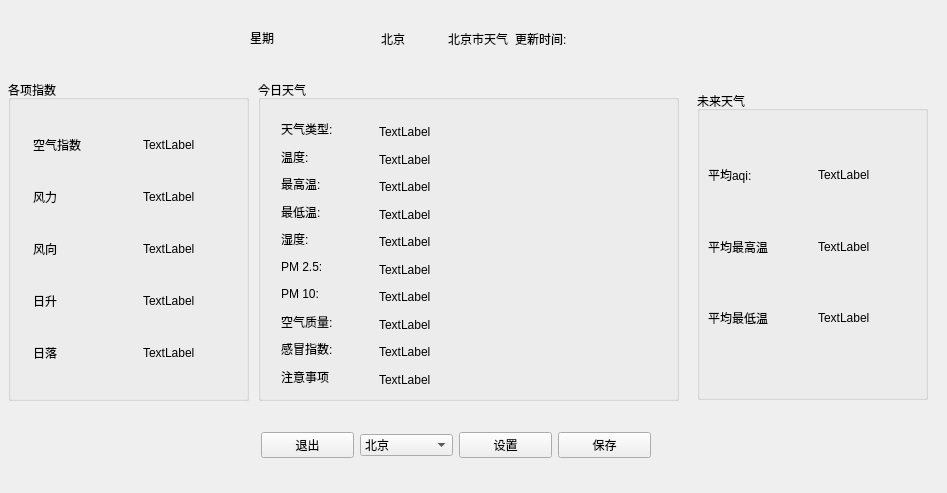
<?xml version="1.0" encoding="UTF-8"?>
<ui version="4.0">
 <class>SpjrSysClass</class>
 <widget class="QWidget" name="SpjrSysClass">
  <property name="geometry">
   <rect>
    <x>0</x>
    <y>0</y>
    <width>947</width>
    <height>493</height>
   </rect>
  </property>
  <property name="cursor">
   <cursorShape>UpArrowCursor</cursorShape>
  </property>
  <property name="windowTitle">
   <string>SpjrSys</string>
  </property>
  <widget class="QWidget" name="widget" native="true">
   <property name="geometry">
    <rect>
     <x>8</x>
     <y>80</y>
     <width>931</width>
     <height>331</height>
    </rect>
   </property>
   <widget class="QGroupBox" name="groupBox">
    <property name="geometry">
     <rect>
      <x>250</x>
      <y>0</y>
      <width>421</width>
      <height>321</height>
     </rect>
    </property>
    <property name="title">
     <string>今日天气</string>
    </property>
    <widget class="QWidget" name="widget_4" native="true">
     <property name="geometry">
      <rect>
       <x>12</x>
       <y>27</y>
       <width>90</width>
       <height>291</height>
      </rect>
     </property>
     <property name="cursor">
      <cursorShape>IBeamCursor</cursorShape>
     </property>
     <layout class="QVBoxLayout" name="verticalLayout">
      <item>
       <widget class="QLabel" name="label_3">
        <property name="text">
         <string>天气类型:</string>
        </property>
       </widget>
      </item>
      <item>
       <widget class="QLabel" name="label_4">
        <property name="text">
         <string>温度:</string>
        </property>
       </widget>
      </item>
      <item>
       <widget class="QLabel" name="label_5">
        <property name="text">
         <string>最高温:</string>
        </property>
       </widget>
      </item>
      <item>
       <widget class="QLabel" name="label_6">
        <property name="text">
         <string>最低温:</string>
        </property>
       </widget>
      </item>
      <item>
       <widget class="QLabel" name="label_7">
        <property name="text">
         <string>湿度:</string>
        </property>
       </widget>
      </item>
      <item>
       <widget class="QLabel" name="label_9">
        <property name="text">
         <string>PM 2.5:</string>
        </property>
       </widget>
      </item>
      <item>
       <widget class="QLabel" name="label">
        <property name="text">
         <string>PM 10:</string>
        </property>
       </widget>
      </item>
      <item>
       <widget class="QLabel" name="label_2">
        <property name="text">
         <string>空气质量:</string>
        </property>
       </widget>
      </item>
      <item>
       <widget class="QLabel" name="label_8">
        <property name="text">
         <string>感冒指数:</string>
        </property>
       </widget>
      </item>
      <item>
       <widget class="QLabel" name="label_13">
        <property name="text">
         <string>注意事项</string>
        </property>
       </widget>
      </item>
     </layout>
    </widget>
    <widget class="QWidget" name="widget_5" native="true">
     <property name="geometry">
      <rect>
       <x>110</x>
       <y>30</y>
       <width>211</width>
       <height>291</height>
      </rect>
     </property>
     <layout class="QVBoxLayout" name="verticalLayout_2">
      <item>
       <widget class="QLabel" name="type">
        <property name="text">
         <string>TextLabel</string>
        </property>
       </widget>
      </item>
      <item>
       <widget class="QLabel" name="temp">
        <property name="text">
         <string>TextLabel</string>
        </property>
       </widget>
      </item>
      <item>
       <widget class="QLabel" name="high">
        <property name="text">
         <string>TextLabel</string>
        </property>
       </widget>
      </item>
      <item>
       <widget class="QLabel" name="low">
        <property name="text">
         <string>TextLabel</string>
        </property>
       </widget>
      </item>
      <item>
       <widget class="QLabel" name="shidu">
        <property name="text">
         <string>TextLabel</string>
        </property>
       </widget>
      </item>
      <item>
       <widget class="QLabel" name="pm25">
        <property name="text">
         <string>TextLabel</string>
        </property>
       </widget>
      </item>
      <item>
       <widget class="QLabel" name="pm10">
        <property name="text">
         <string>TextLabel</string>
        </property>
       </widget>
      </item>
      <item>
       <widget class="QLabel" name="qu">
        <property name="text">
         <string>TextLabel</string>
        </property>
       </widget>
      </item>
      <item>
       <widget class="QLabel" name="ganmao">
        <property name="text">
         <string>TextLabel</string>
        </property>
       </widget>
      </item>
      <item>
       <widget class="QLabel" name="notice">
        <property name="text">
         <string>TextLabel</string>
        </property>
       </widget>
      </item>
     </layout>
    </widget>
   </widget>
   <widget class="QGroupBox" name="groupBox_3">
    <property name="geometry">
     <rect>
      <x>689</x>
      <y>11</y>
      <width>231</width>
      <height>309</height>
     </rect>
    </property>
    <property name="title">
     <string>未来天气</string>
    </property>
    <widget class="QWidget" name="widget_8" native="true">
     <property name="geometry">
      <rect>
       <x>0</x>
       <y>40</y>
       <width>101</width>
       <height>231</height>
      </rect>
     </property>
     <layout class="QVBoxLayout" name="verticalLayout_5">
      <item>
       <widget class="QLabel" name="label_14">
        <property name="text">
         <string>平均aqi:</string>
        </property>
       </widget>
      </item>
      <item>
       <widget class="QLabel" name="label_18">
        <property name="whatsThis">
         <string>&lt;html&gt;&lt;head/&gt;&lt;body&gt;&lt;p&gt;未来十四天的平均最高气温&lt;/p&gt;&lt;/body&gt;&lt;/html&gt;</string>
        </property>
        <property name="text">
         <string>平均最高温</string>
        </property>
       </widget>
      </item>
      <item>
       <widget class="QLabel" name="label_19">
        <property name="whatsThis">
         <string>&lt;html&gt;&lt;head/&gt;&lt;body&gt;&lt;p&gt;未来十四天的平均最低气温&lt;/p&gt;&lt;/body&gt;&lt;/html&gt;</string>
        </property>
        <property name="text">
         <string>平均最低温</string>
        </property>
       </widget>
      </item>
     </layout>
    </widget>
    <widget class="QWidget" name="widget_9" native="true">
     <property name="geometry">
      <rect>
       <x>110</x>
       <y>40</y>
       <width>94</width>
       <height>231</height>
      </rect>
     </property>
     <layout class="QVBoxLayout" name="verticalLayout_6">
      <item>
       <widget class="QLabel" name="aAqi">
        <property name="text">
         <string>TextLabel</string>
        </property>
       </widget>
      </item>
      <item>
       <widget class="QLabel" name="aHigh">
        <property name="text">
         <string>TextLabel</string>
        </property>
       </widget>
      </item>
      <item>
       <widget class="QLabel" name="aLow_t">
        <property name="text">
         <string>TextLabel</string>
        </property>
       </widget>
      </item>
     </layout>
    </widget>
   </widget>
   <widget class="QGroupBox" name="groupBox_2">
    <property name="geometry">
     <rect>
      <x>0</x>
      <y>0</y>
      <width>241</width>
      <height>321</height>
     </rect>
    </property>
    <property name="title">
     <string>各项指数</string>
    </property>
    <layout class="QHBoxLayout" name="horizontalLayout">
     <item>
      <widget class="QWidget" name="widget_6" native="true">
       <layout class="QVBoxLayout" name="verticalLayout_3">
        <item>
         <widget class="QLabel" name="label_10">
          <property name="text">
           <string>空气指数</string>
          </property>
         </widget>
        </item>
        <item>
         <widget class="QLabel" name="label_11">
          <property name="text">
           <string>风力</string>
          </property>
         </widget>
        </item>
        <item>
         <widget class="QLabel" name="label_12">
          <property name="text">
           <string>风向</string>
          </property>
         </widget>
        </item>
        <item>
         <widget class="QLabel" name="label_15">
          <property name="text">
           <string>日升</string>
          </property>
         </widget>
        </item>
        <item>
         <widget class="QLabel" name="label_16">
          <property name="text">
           <string>日落</string>
          </property>
         </widget>
        </item>
       </layout>
      </widget>
     </item>
     <item>
      <widget class="QWidget" name="widget_7" native="true">
       <layout class="QVBoxLayout" name="verticalLayout_4">
        <item>
         <widget class="QLabel" name="aqi">
          <property name="text">
           <string>TextLabel</string>
          </property>
         </widget>
        </item>
        <item>
         <widget class="QLabel" name="fl">
          <property name="text">
           <string>TextLabel</string>
          </property>
         </widget>
        </item>
        <item>
         <widget class="QLabel" name="fx">
          <property name="text">
           <string>TextLabel</string>
          </property>
         </widget>
        </item>
        <item>
         <widget class="QLabel" name="sunrise">
          <property name="text">
           <string>TextLabel</string>
          </property>
         </widget>
        </item>
        <item>
         <widget class="QLabel" name="sunset">
          <property name="text">
           <string>TextLabel</string>
          </property>
         </widget>
        </item>
       </layout>
      </widget>
     </item>
    </layout>
   </widget>
  </widget>
  <widget class="QWidget" name="widget_2" native="true">
   <property name="geometry">
    <rect>
     <x>370</x>
     <y>20</y>
     <width>217</width>
     <height>37</height>
    </rect>
   </property>
   <layout class="QHBoxLayout" name="horizontalLayout_2">
    <item>
     <widget class="QLabel" name="psmwy">
      <property name="text">
       <string>北京</string>
      </property>
     </widget>
    </item>
    <item>
     <widget class="QLabel" name="city">
      <property name="cursor">
       <cursorShape>ForbiddenCursor</cursorShape>
      </property>
      <property name="text">
       <string>北京市天气</string>
      </property>
     </widget>
    </item>
    <item>
     <widget class="QLabel" name="gxtime">
      <property name="text">
       <string>更新时间: </string>
      </property>
     </widget>
    </item>
   </layout>
  </widget>
  <widget class="QWidget" name="widget_3" native="true">
   <property name="geometry">
    <rect>
     <x>250</x>
     <y>420</y>
     <width>412</width>
     <height>50</height>
    </rect>
   </property>
   <layout class="QHBoxLayout" name="horizontalLayout_4">
    <item>
     <widget class="QPushButton" name="exitbtn">
      <property name="text">
       <string>退出</string>
      </property>
     </widget>
    </item>
    <item>
     <widget class="QComboBox" name="comboBox">
      <item>
       <property name="text">
        <string>北京</string>
       </property>
      </item>
      <item>
       <property name="text">
        <string>包头</string>
       </property>
      </item>
      <item>
       <property name="text">
        <string>齐齐哈尔</string>
       </property>
      </item>
      <item>
       <property name="text">
        <string>武汉</string>
       </property>
      </item>
      <item>
       <property name="text">
        <string>上海</string>
       </property>
      </item>
      <item>
       <property name="text">
        <string>辽宁</string>
       </property>
      </item>
      <item>
       <property name="text">
        <string>重庆</string>
       </property>
      </item>
      <item>
       <property name="text">
        <string>天津</string>
       </property>
      </item>
      <item>
       <property name="text">
        <string>杭州</string>
       </property>
      </item>
      <item>
       <property name="text">
        <string>长春</string>
       </property>
      </item>
      <item>
       <property name="text">
        <string>哈尔滨</string>
       </property>
      </item>
      <item>
       <property name="text">
        <string>沈阳</string>
       </property>
      </item>
      <item>
       <property name="text">
        <string>呼和浩特</string>
       </property>
      </item>
     </widget>
    </item>
    <item>
     <widget class="QPushButton" name="pushButton">
      <property name="text">
       <string>设置</string>
      </property>
     </widget>
    </item>
    <item>
     <widget class="QPushButton" name="pushButton_2">
      <property name="text">
       <string>保存</string>
      </property>
     </widget>
    </item>
   </layout>
  </widget>
  <widget class="QLabel" name="label_17">
   <property name="geometry">
    <rect>
     <x>250</x>
     <y>30</y>
     <width>72</width>
     <height>15</height>
    </rect>
   </property>
   <property name="text">
    <string>星期</string>
   </property>
  </widget>
 </widget>
 <layoutdefault spacing="6" margin="11"/>
 <resources>
  <include location="SpjrSys.qrc"/>
 </resources>
 <connections/>
</ui>
